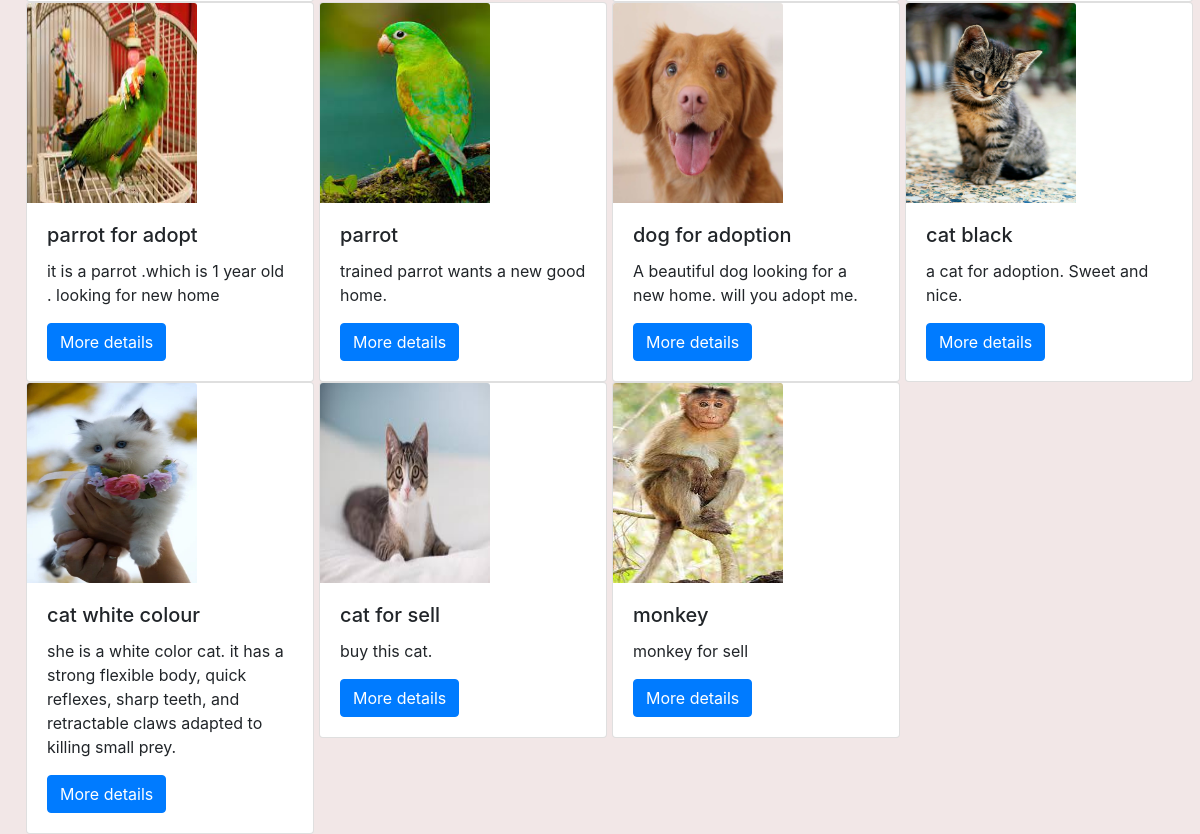
The page /shop/search/ (lower part) on the database as committed earlier.
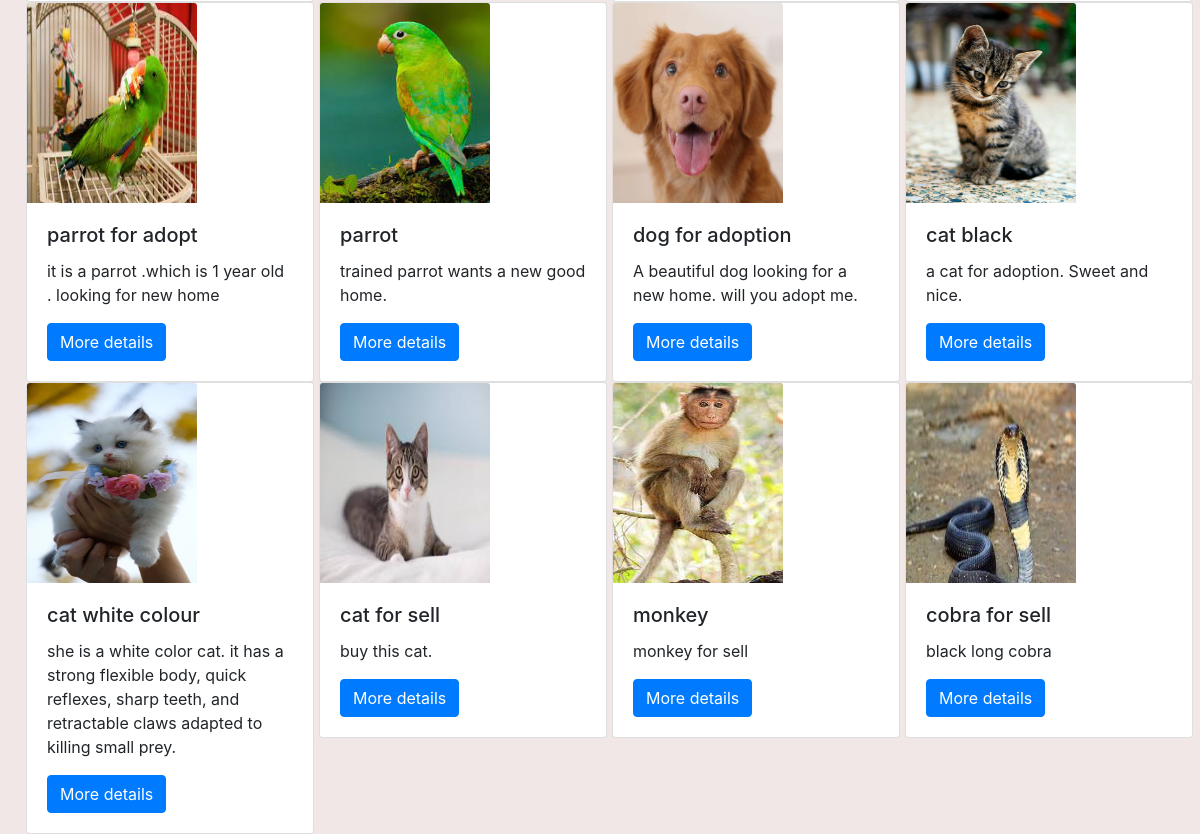
The same page on the database as committed later.
### shop/models.py (models this page shows)
class Adds(models.Model):
    addId=models.AutoField
    adType=models.CharField(max_length=20,default="")
    addName=models.CharField(max_length=50,default="")
    petCatgory=models.CharField(max_length=50,default="")
    addDescription=models.CharField(max_length=300,default="")
    userId=models.IntegerField()
    pno=models.CharField(max_length=12,default="")
    state=models.CharField(max_length=50,default="")
    city=models.CharField(max_length=50,default="")
    price=models.IntegerField(default=0)
    pub_date=models.DateField(auto_now_add=True)
    image=models.ImageField(upload_to="shop/images/",default="")
    def __str__(self):
        return self.addName

### shop/views.py (the view)
# urls.py: path("search/",views.search,name="search"),
def search(request):
    ads= Adds.objects.all()
    if request.method=="GET":
        st=request.GET.get('search')
        if st!=None:
            ads= Adds.objects.filter(addName__icontains=st,petCatgory__icontains=st)
    print(ads)
    params={"searchAdd":ads}
    print(params)
    return render(request, 'shop/search.html', params)

### shop/templates/shop/search.html (shortened to what this page needs)
{% extends 'shop/base.html' %}
{% block body %}
<div class="container-fluid">
  {% for i in searchAdd %}
<div class="col-xs-3 col-sm-3 col-md-3 ">
    <div class="card" style="width: 18rem;">
      <img src='/media/{{i.image}}' class="card-img-top" alt="...">
      <div class="card-body">
        <h5 class="card-title">{{i.addName}}</h5>
        <p class="card-text">{{i.addDescription}}</p>
        <a href="/shop/adview/{{i.id}}">
        <button id="vd{{i.id}}" class="btn btn-primary cart">More details</button>
        </a>
      </div>
    </div>
</div>
{% empty %}
No data found
{% endfor %}
</div>
{% endblock %}

Rows that differ between the two databases and show on the page:
added Adds: image (picture), addName "cobra for sell", addDescription "black long cobra"
